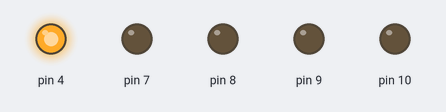
The sketch below on a simulated Arduino Uno, built with avr-gcc and run on an emulated ATmega328P. Shown: output pins drawn as LEDs (lit = HIGH).

Above: at 0.5 s.
Timing chart, 0 to 2.0 s (numbered marks = the images above):
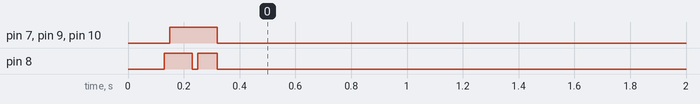

The sketch:

_SST49LF160C.ino
```cpp
#define lclk0 digitalWrite(5,LOW)
#define lclk1 digitalWrite(5,HIGH)

#define lframe0 digitalWrite(6,LOW)
#define lframe1 digitalWrite(6,HIGH)

#define rst0 digitalWrite(4,LOW)
#define rst1 digitalWrite(4,HIGH)

#define lad0_0 digitalWrite(10,LOW)
#define lad0_1 digitalWrite(10,HIGH)

#define lad1_0 digitalWrite(9,LOW)
#define lad1_1 digitalWrite(9,HIGH)

#define lad2_0 digitalWrite(8,LOW)
#define lad2_1 digitalWrite(8,HIGH)

#define lad3_0 digitalWrite(7,LOW)
#define lad3_1 digitalWrite(7,HIGH)

void read_ (void) {
  pinMode(7, OUTPUT);
  pinMode(8, OUTPUT);
  pinMode(9, OUTPUT);
  pinMode(10, OUTPUT);
  //lclk1;
  //delay(5);
  //lclk0;
  delay(10);
  //////////////////////    START
  lad3_0;
  lad2_0;
  lad1_0;
  lad0_0;
  lframe0;
  delay(5);
  lclk1;
  delay(5);
  lclk0;
  lframe1;
  delay(10);
  //////////////////////    DIRECTION
  lad3_0;
  lad2_1;
  lad1_0;
  lad0_0;
  delay(5);
  lclk1;
  delay(5);
  lclk0;
  delay(10);
  //////////////////////    A31-A28
  lad3_1;
  lad2_1;
  lad1_1;
  lad0_1;
  delay(5);
  lclk1;
  delay(5);
  lclk0;
  delay(10);
  //////////////////////    A27-A24
  lad3_1;
  lad2_1;
  lad1_1;
  lad0_1;
  delay(5);
  lclk1;
  delay(5);
  lclk0;
  delay(10);
  //////////////////////    A23-A20
  lad3_1;
  lad2_1;
  lad1_1;
  lad0_1;
  delay(5);
  lclk1;
  delay(5);
  lclk0;
  delay(10);
  //////////////////////    A19-A16
  lad3_1;
  lad2_1;
  lad1_1;
  lad0_1;
  delay(5);
  lclk1;
  delay(5);
  lclk0;
  delay(10);
  //////////////////////    A15-A12
  lad3_1;
  lad2_0;
  lad1_1;
  lad0_1;
  delay(5);
  lclk1;
  delay(5);
  lclk0;
  delay(10);
  //////////////////////    A11-A8
  lad3_1;
  lad2_1;
  lad1_1;
  lad0_1;
  delay(5);
  lclk1;
  delay(5);
  lclk0;
  delay(10);
  //////////////////////    A7-A4
  lad3_1;
  lad2_1;
  lad1_1;
  lad0_1;
  delay(5);
  lclk1;
  delay(5);
  lclk0;
  delay(10);
  //////////////////////    A3-A0
  lad3_1;
  lad2_1;
  lad1_1;
  lad0_1;
  delay(5);
  lclk1;
  delay(5);
  lclk0;
  delay(10);
  //////////////////////    TAR0
  lad3_1;
  lad2_1;
  lad1_1;
  lad0_1;
  delay(5);
  lclk1;
  delay(5);
  lclk0;
  lad3_0;
  lad2_0;
  lad1_0;
  lad0_0;
  pinMode(7, INPUT);
  pinMode(8, INPUT);
  pinMode(9, INPUT);
  pinMode(10, INPUT);
  delay(10);
  //////////////////////    TAR1
  lclk1;
  delay(5);
  lclk0;
  delay(10);
  //////////////////////    RSYNC
  lclk1;
  delay(5);
  lclk0;
  delay(10);
  //////////////////////    D3...D0
  lclk1;
  delay(5);
  lclk0;
  delay(10);
  //////////////////////    D7...D4
  lclk1;
  delay(5);
  lclk0;
  delay(10);
  //////////////////////    TAR0
  lclk1;
  delay(5);
  lclk0;
  delay(10);
  //////////////////////    TAR1
  lclk1;
  delay(5);
  lclk0;
  delay(10);
  pinMode(7, OUTPUT);
  pinMode(8, OUTPUT);
  pinMode(9, OUTPUT);
  pinMode(10, OUTPUT);
  lad3_0;
  lad2_0;
  lad1_0;
  lad0_0;
}

void setup() {
  pinMode(7, OUTPUT);
  pinMode(8, OUTPUT);
  pinMode(9, OUTPUT);
  pinMode(10, OUTPUT);
  pinMode(4, OUTPUT);
  rst1;
  lframe1;
  delay(100);
  read_();

}

void loop() {
  // put your main code here, to run repeatedly:

}
```
